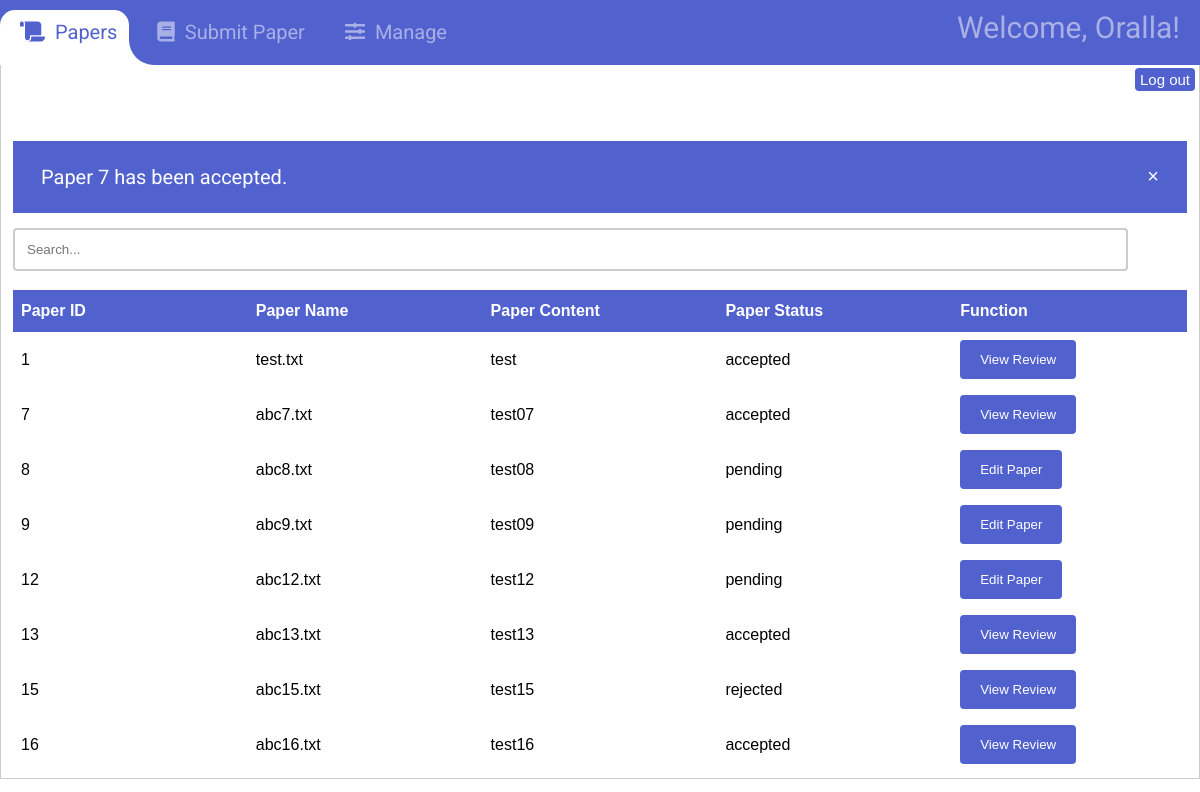
The page /main/Author.php (signed in) on the database its author committed.
### tables this page shows
CREATE TABLE `notification` (
  `paper_ID` int(11) NOT NULL,
  `status` varchar(45) DEFAULT NULL,
  PRIMARY KEY (`paper_ID`)
);

CREATE TABLE `paper` (
  `paper_ID` int(11) NOT NULL AUTO_INCREMENT,
  `paper_Name` varchar(45) NOT NULL,
  `paper_Content` longtext DEFAULT NULL,
  `paper_Status` varchar(45) NOT NULL DEFAULT 'pending',
  `submitted_by_author` int(11) NOT NULL,
  `conference_chair_ID` int(11) DEFAULT NULL,
  PRIMARY KEY (`paper_ID`),
  KEY `paper_FK1_idx` (`conference_chair_ID`),
  KEY `paper_FK2_idx` (`submitted_by_author`),
  CONSTRAINT `paper_FK1` FOREIGN KEY (`conference_chair_ID`) REFERENCES `conference_chair` (`conference_chair_ID`) ON DELETE CASCADE ON UPDATE CASCADE,
  CONSTRAINT `paper_FK2` FOREIGN KEY (`submitted_by_author`) REFERENCES `author` (`author_ID`) ON DELETE CASCADE ON UPDATE CASCADE
);

### main/Entity/authorEntity.php (called while the page is built, shortened)
<?php
class Author extends User {
    function getNotifications($authorID) {
        $connConfig = new Connection();
        $conn = new mysqli($connConfig->get_servername(), $connConfig->get_username(), $connConfig->get_password(), $connConfig->get_dbname());
        $query = "SELECT notification.paper_ID, notification.paper_ID, notification.status, paper.paper_Status, paper.submitted_by_author FROM notification INNER JOIN paper ON notification.paper_ID = paper.paper_ID WHERE paper.submitted_by_author = '$authorID' AND notification.status = 'new'";
        $result = $conn ->query($query);
        if ($result ->num_rows > 0) {
            $row = mysqli_fetch_all($result, MYSQLI_ASSOC);
        }
        else {
            $row = "";
        }
        return $row;
    }
}
?>

### main/Controller/AuthorController.php (called while the page is built, shortened)
<?php
    include_once("./Entity/authorEntity.php");
class AuthorController {
    function notifications($authorID) {
        $author = new Author();
        $data = $author->getNotifications($authorID);
        if ($data != null) {
            return $data;
        }
        return false;
    }
}
?>

### main/Entity/PaperEntity.php (called while the page is built, shortened)
<?php
    class Paper {
    function author_getListPaper($username) {
        $connConfig = new Connection();
        $conn = new mysqli($connConfig->get_servername(), $connConfig->get_username(), $connConfig->get_password(), $connConfig->get_dbname());
        $query = "SELECT author.User_ID, paper.paper_ID, paper.paper_Name, paper.paper_Content, paper.submitted_by_author, paper.paper_Status, paper.conference_chair_ID FROM ((paper INNER JOIN author_has_paper ON paper.paper_ID = author_has_paper.paper_ID) INNER JOIN author ON author_has_paper.author_ID = author.author_ID) WHERE author.User_ID = '$username' ";
        $result = $conn->query($query);
        if ($result->num_rows > 0) {
            $row= mysqli_fetch_all($result, MYSQLI_ASSOC);
			return $row;
        }
    }
}
?>

### main/Controller/AuthorViewPaperListController.php (called while the page is built, shortened)
<?php
include_once("./Entity/PaperEntity.php");
class authorPaperList {
    function author_getListPaper($username) {
        $data = new Paper();
        $row = $data->author_getListPaper($username);
        return $row;
    }
}
?>

### main/Author.php (the view, shortened to what this page needs)
<?php
  function getInfo() {
    include_once("Controller/AuthorController.php");
  }
  function notification($authorID) {
    include_once("Controller/AuthorController.php");
    $cont = new AuthorController();
    $data = $cont->notifications($authorID);
    if (is_array($data)) {
      foreach ($data as $row) {
        echo "<div class='alert'>
          <form action='' method='post'>
            <p>
              Paper ";
              echo $row["paper_ID"];
              echo " has been ";
              echo $row["paper_Status"];
              echo ".
            </p>
            <button type='submit' name='notifRead' value='";
              echo $row['paper_ID'];
              echo "' >&times;
            </button>
          </form>
        </div>";
      }
    }
  }
?>
<!DOCTYPE html>
<html lang="en">
<head>
<link rel='stylesheet' href='https://cdnjs.cloudflare.com/ajax/libs/font-awesome/5.10.2/css/all.css'>
<link rel="stylesheet" href="style/general.css">
</head>
<body>
<div id="navbar-animmenu">
    <ul class="show-dropdown main-navbar">
        <div class="hori-selector"><div class="left"></div><div class="right"></div></div>
        <li id="papersTab" class ="active">
            <a href="javascript:openSegment('papers');"><i class="fas fa-scroll"></i>Papers</a>
        </li>
        <li id="submitPaperTab">
          <a href="javascript:openSegment('submitPaper');"><i class="fas fa-book"></i>Submit Paper</a>
        </li>
        <li id="manageTab">
            <a href="javascript:openSegment('manage');"><i class="fas fa-sliders-h"></i>Manage</a>
        </li>
        <div class="welcome">Welcome, <?php echo $_SESSION["FName"]; ?>!</div>
    </ul>
</div>
<a href="LogOut.php">
  <button class="logoutbutton" id="logoutbutton1">Log out</button>
</a>
<br><br>
<div id="papers" class="tabcontent" style="display:block">
  <br><br><br><br>
    <?php notification($_SESSION["author_ID"]); ?>
    <input type="text" id="searchPaperList" onkeyup="searchPaperList()" class="searchbar" placeholder="Search...">
    <br><br>
    <form class="" method="post">
      <table id="authorViewPaperList">
        <thead>
          <th>Paper ID</th>
          <th>Paper Name</th>
          <th>Paper Content</th>
          <th>Paper Status</th>
          <th>Function</th>
        </thead>
        <tbody>
          <?php
          function author_getListPaper() {
            include_once("Controller/AuthorViewPaperListController.php");
          }
          $paper_list = new authorPaperList();
          $fetchData = $paper_list->author_getListPaper($_SESSION["username"]);
          if (is_array($fetchData)) {
            foreach ($fetchData as $row) {
          ?>
              <tr>
              <td><?php echo $row['paper_ID']; ?> </td>
                <td><?php echo $row['paper_Name']; ?> </td>
                <td><?php echo substr($row['paper_Content'],0,20); ?> </td>
                <td><?php echo $row['paper_Status']; ?> </td>
                <td>
                  <?php
                  if ($row['paper_Status'] == "pending") { ?>
                  <button name="editPaperButton" type="submit" value=<?php echo $row['paper_ID']; ?> >Edit Paper</button>
                  <?php } ?>
                  <?php
                  if ($row['paper_Status'] != "pending") { ?>
                  <button name="viewReviewButton" type="submit" value=<?php echo $row['paper_ID']; ?> >View Review</button>
                  <?php } ?>
                </td>
              <tr>
              <?php
            }
            } ?>
        </tbody>
      </table>
    </form>
</div>
</body>
</html>

### main/style/general.css (style rules this page uses)
body { font-family: 'Roboto', sans-serif; }
* { margin: 0; padding: 0; box-sizing: border-box; }
i { margin-right: 10px; }
button { background-color: #5161ce; color: white; padding: 12px 20px; border: none; border-radius: 4px; cursor: pointer; }
.alert { padding: 20px; background-color: #5161ce; color: white; margin-bottom: 15px; }
table { font-family: Arial, Helvetica, sans-serif; border-collapse: collapse; table-layout: fixed; width: 100%; }
td, th { border: 0px solid #ddd; padding: 8px; }
th { padding-top: 12px; padding-bottom: 12px; text-align: left; background-color: #5161ce; color: white; }
.tabcontent { display: none; padding: 6px 12px; border: 1px solid #ccc; border-top: none; }
.welcome { color: rgba(255,255,255,0.5); text-align: right; float: right; font-size: 30px; display: inline; padding: 0px 20px; position: relative; }
.logoutbutton { float: right; font-size: 15px; padding: 3px 5px; margin: 3px 5px 0px 0px; }
#navbar-animmenu { background: #5161ce; float: left; overflow: hidden; position: relative; padding: 10px 0px; width: 100%; }
#navbar-animmenu ul { padding: 0px; margin: 0px; }
#navbar-animmenu ul li a i { margin-right: 10px; }
#navbar-animmenu li { list-style-type: none; float: left; }
#navbar-animmenu ul li a { color: rgba(255,255,255,0.5); text-decoration: none; font-size: 20px; line-height: 45px; display: block; padding: 0px 20px; transition-duration:0.6s; transition-timing-function: cubic-bezier(0.68, -0.55, 0.265, 1.55); position: relative; }
#navbar-animmenu>ul>li.active>a { color: #5161ce; background-color: transparent; transition: all 0.7s; }
.hori-selector { display:inline-block; position:absolute; height: 100%; top: 10px; left: 0px; transition-duration:0.6s; transition-timing-function: cubic-bezier(0.68, -0.55, 0.265, 1.55); background-color: #fff; border-top-left-radius: 15px; border-top-right-radius: 15px; }
.hori-selector .right, .hori-selector .left { position: absolute; width: 25px; height: 25px; background-color: #fff; bottom: 10px; }
.hori-selector .right { right: -25px; }
.hori-selector .right:before, .hori-selector .left:before { content: ''; position: absolute; width: 50px; height: 50px; border-radius: 50%; background-color: #5161ce; }
.hori-selector .right:before { bottom: 0; right: -25px; }
.popupformcontainer input[type=email], [type=password],[type=text], select { width: 95%; padding: 12px; border: 2px solid #ccc; border-radius: 4px; resize: vertical; }
.formcontainer input[type=email], [type=password],[type=text], select { width: 95%; padding: 12px; border: 2px solid #ccc; border-radius: 4px; resize: vertical; }
.alert { padding: 20px; background-color: #5161ce; color: white; }
.alert p { display: inline-block; font-size: 20px; padding: 4px 8px; }
.alert button { float: right; font-size: 20px; padding: 4px 8px; }

### rows shown on the page
notification: paper_ID "7", paper.paper_Status "accepted"
paper: paper_ID "1", paper_Name "test.txt", paper_Content "test", paper_Status "accepted"
paper: paper_ID "7", paper_Name "abc7.txt", paper_Content "test07", paper_Status "accepted"
paper: paper_ID "8", paper_Name "abc8.txt", paper_Content "test08", paper_Status "pending"
paper: paper_ID "9", paper_Name "abc9.txt", paper_Content "test09", paper_Status "pending"
paper: paper_ID "12", paper_Name "abc12.txt", paper_Content "test12", paper_Status "pending"
paper: paper_ID "13", paper_Name "abc13.txt", paper_Content "test13", paper_Status "accepted"
paper: paper_ID "15", paper_Name "abc15.txt", paper_Content "test15", paper_Status "rejected"
paper: paper_ID "16", paper_Name "abc16.txt", paper_Content "test16", paper_Status "accepted"

### other values the page prints
$_SESSION["FName"] "Oralla"
